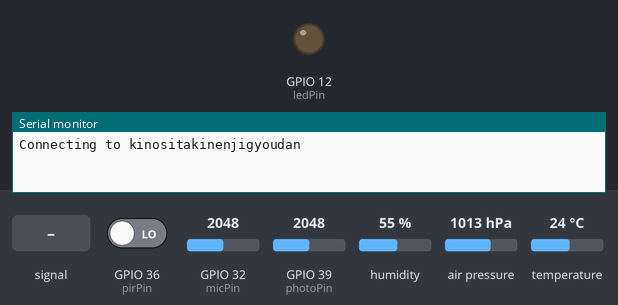
This sketch was run on a simulated ESP32. Parts: output pins drawn as LEDs (lit = HIGH), the last lines printed to the serial monitor. The test bench sets the inputs (shaded band); at power-on: air pressure 1013 hPa, GPIO 32 (micPin) = 2048, GPIO 39 (photoPin) = 2048, GPIO 36 (pirPin) LOW, humidity 55 %, temperature 24 °C. WiFi joins after 1.5 s; servers stay silent unless stated; no MQTT or app messages arrive unless stated.

Above: at 0.1 s.
At 1.51 s:
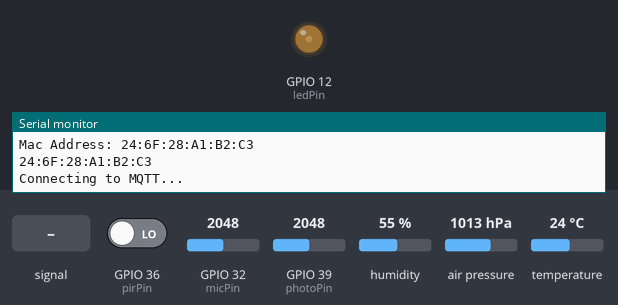
At 3.7 s:
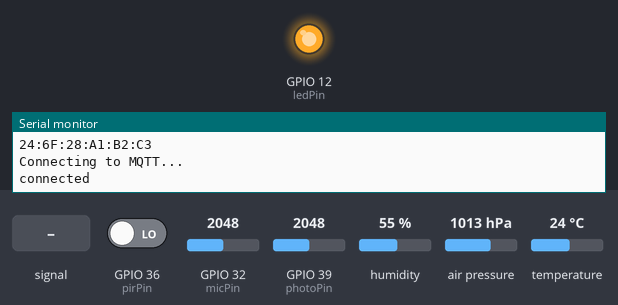
3.8 s: GPIO 32 (micPin) fed a 200 Hz sine of ±327 counts around its level
10.0 s: air pressure set to 952 hPa
16.0 s: GPIO 32 (micPin) set to 2866
28.0 s: GPIO 39 (photoPin) set to 460
34.0 s: GPIO 32 (micPin) fed a 1000 Hz sine of ±1023 counts around its level
40.0 s: GPIO 32 (micPin) fed a 50 Hz sine of ±1228 counts around its level
Timing chart, 0 to 43.0 s (numbered marks = the images above; inputs shaded):
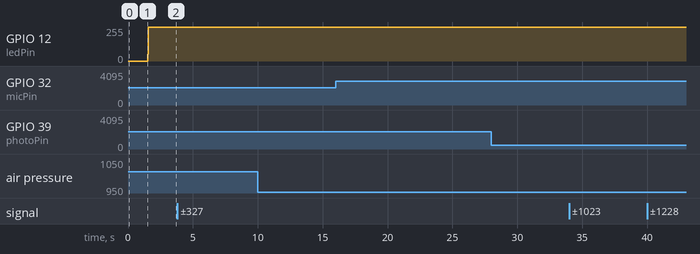

The sketch:

main.ino
```cpp
#include "Adafruit_BME280.h"
#include <IRremote.h>
#include <Wire.h>
#include <WiFiClient.h>
#include <WiFiClientSecure.h>
//#include <WiFiUdp.h>
#include <ArduinoJson.h>
#include <PubSubClient.h>
#include "time.h"

const String ssid     = "kinositakinenjigyoudan";
const String password = "kinositakinenjigyoudan1975";


// Minimal class to replace std::vector
template<typename Data>
class Vector
{
    size_t d_size; // Stores no. of actually stored objects
    size_t d_capacity; // Stores allocated capacity
    Data *d_data; // Stores data
  public:
    Vector() : d_size(0), d_capacity(0), d_data(0) {}; // Default constructor
    Vector(Vector const &other) : d_size(other.d_size), d_capacity(other.d_capacity), d_data(0)
    {
      d_data = (Data *)malloc(d_capacity * sizeof(Data));
      memcpy(d_data, other.d_data, d_size * sizeof(Data));
    }; // Copy constuctor
    ~Vector()
    {
      free(d_data);
    }; // Destructor
    Vector &operator=(Vector const &other)
    {
      free(d_data);

      d_size = other.d_size;
      d_capacity = other.d_capacity;
      d_data = (Data *)malloc(d_capacity * sizeof(Data));
      memcpy(d_data, other.d_data, d_size * sizeof(Data));
      return *this;
    }; // Needed for memory management
    void push_back(Data const &x)
    {
      if (d_capacity == d_size) resize();
      d_data[d_size++] = x;
    }; // Adds new value. If needed, allocates more space
    size_t size() const
    {
      return d_size;
    }; // Size getter
    Data const &operator[](size_t idx) const
    {
      return d_data[idx];
    }; // Const getter
    Data &operator[](size_t idx)
    {
      return d_data[idx];
    }; // Changeable getter
    Data getSum()
    {
      Data sum = 0;
      for (int i = 0; i < size(); i++)
      {
        sum += d_data[i];
      }
      return sum;
    };

    float getMean()
    {
      Data sum = getSum();
      return float(sum) / size();
    };

    float getVar()
    {
      float mean = getMean();
      float var = 0.0;
      for (int i = 0; i < size(); i++)
      {
        var += ((d_data[i] - mean) * (d_data[i] - mean));
      }
      var = var / size();
      return var;
    };
    float getStd()
    {
      float var = getVar();
      return sqrt(var);
    };
  private:
    void resize()
    {
      d_capacity = d_capacity ? d_capacity * 2 : 1;
      Data *newdata = (Data *)malloc(d_capacity * sizeof(Data));
      memcpy(newdata, d_data, d_size * sizeof(Data));
      free(d_data);
      d_data = newdata;
    };// Allocates double the old space
};

class Sensor
{
  public:
    String name;
    virtual float getData() = 0;
    virtual void process() = 0;
    virtual void reset() = 0;
};

class PIRSensor: public Sensor
{
  public:
    int data = 0;
    int pin;
    PIRSensor(int x)
    {
      name = "pir";
      pin = x;
      pinMode(pin, INPUT);
    }
    int readData() {
      return digitalRead(pin);
    }
    void process() {
      int newData = readData();
      if (newData == 1)
      {
        data  = 1;
      }
    }
    void reset()
    {
      data = 0;
    }
    float getData()
    {
      return float(data);
    }
};

class IRSensor: public Sensor
{
  public:
    int data = 0;
    int pin;
    IRrecv *irrecv;
    decode_results results;
    IRSensor(int x)
    {
      name = "ir";
      pin = x;
      init();
    }
    void init() {
      irrecv = new IRrecv(pin);
      irrecv->enableIRIn();//start the receiver
      pinMode(pin, INPUT_PULLUP);
    }
    int readData() {
      if (irrecv->decode(&results))
      {
        irrecv->resume(); //receiver the next value
        return 1;
      }
      return 0;
    }
    void process() {
      int newData = readData();
      if (newData == 1)
      {
        data  = 1;
      }
    }
    void reset()
    {
      data = 0;
    }
    float getData()
    {
      return float(data);
    }
};

class PhotoSensor: public Sensor
{
  public:
    Vector<int> *vec;
    int pin;
    PhotoSensor(int x)
    {
      name = "photo";
      pin = x;
      //      vec = new Vector<int>;
      pinMode(pin, INPUT);
    }
    int readData()
    {
      return analogRead(pin);
    }
    void process()
    {
    }
    void reset()
    {
      //      delete vec;
      //      vec = new Vector<int>;
    }
    float getData()
    {
      return readData();
    }
};

class MicSensor: public Sensor
{
  public:
    Vector<int> *vec;
    int pin;
    MicSensor(int x)
    {
      name = "mic";
      pin = x;
      vec = new Vector<int>;
    }
    int readData()
    {
      return analogRead(pin);
    }
    void process()
    {
      int newData = readData();
      vec->push_back(newData);
    }
    void reset()
    {
      delete vec;
      vec = new Vector<int>;
    }
    float getData()
    {
      return vec->getVar();
    }
};

class BME
{
  public:
    int address;
    Adafruit_BME280 *bmeSensor;
    int sdi;
    int sck;
    BME(int x, int y, int z)
    {
      address = x;
      sdi = y;
      sck = z;
      init();
    }
    void init()
    {
      bmeSensor = new Adafruit_BME280(sdi, sck);
      bool status = bmeSensor->begin(address);
      if (!status)
      {
        Serial.println("Could not find a valid BME280 sensor, check wiring!");
        while (1);
      }
    }
    float getTemp()
    {
      return bmeSensor->readTemperature();
    }
    float getHumid()
    {
      return bmeSensor->readHumidity();
    }
    float getPressure()
    {
      return bmeSensor->readPressure() / 100.0F;
    }
};

class TempSensor: public Sensor
{
  public:
    Vector<float> *vec;
    BME *bme;
    TempSensor(BME *_bme)
    {
      name = "temp";
      bme = _bme;
    }
    float readData()
    {
      return bme->getTemp();
    }
    void process()
    {
    }
    void reset()
    {
      //      delete vec;
      //      vec = new Vector<float>;
    }
    float getData()
    {
      return readData();
    }
};

class HumidSensor: public Sensor
{
  public:
    Vector<float> *vec;
    BME *bme;
    HumidSensor(BME *_bme)
    {
      bme = _bme;
      name = "humid";
      //      vec = new Vector<float>;
    }
    float readData()
    {
      return bme->getHumid();
    }
    void process()
    {
    }
    void reset()
    {
      //      delete vec;
      //      vec = new Vector<float>;
    }
    float getData()
    {
      return readData();
    }
};

class PressureSensor: public Sensor
{
  public:
    Vector<float> *vec;
    BME *bme;
    PressureSensor(BME *_bme)
    {
      bme = _bme;
      name = "pressure";
      //      vec = new Vector<float>;
    }
    float readData()
    {
      return bme->getPressure();
    }
    void process()
    {
    }
    void reset()
    {
      //      delete vec;
      //      vec = new Vector<float>;
    }
    float getData()
    {
      return readData();
    }
};

class LED
{
  public:
    int pin;
    LED(int x)
    {
      pin = x;
      init();
    }
    void init()
    {
      ledcSetup(0, 12800, 8);
      ledcAttachPin(pin, 0);
    }
    void turnOff()
    {
      ledcWrite(0, 0);
    }
    void turnOn(int x)
    {
      ledcWrite(0, x);
    }
};

class Device
{
  public:
    String ssid;
    String password;
    bool wifiConnected = false;

    String mqttServer;
    int mqttPort;
    bool mqttConnected = false;

    String mqttUsername;
    String mqttPassword;

    WiFiClientSecure *wifiClient;
    PubSubClient *mqttClient;

    LED *led;
    String macAdd = "";

    Vector<Sensor*> sensors;

    unsigned long sendStep = 6000;

    Device()
    {
    }
    void init(String _ssid, String _password, String _mqttServer, int _mqttPort, String _mqttUsername, String _mqttPassword, int ledPin)
    {
      ssid = _ssid;
      password = _password;
      mqttServer = _mqttServer;
      mqttPort = _mqttPort;
      mqttUsername = _mqttUsername;
      mqttPassword = _mqttPassword;
      led = new LED(ledPin);

      wifiClient = new WiFiClientSecure();
      mqttClient = new PubSubClient(*wifiClient);

      updateLED();
      connectWifi();
      updateLED();
      connectMqtt();
      updateLED();
    }

    void updateLED()
    {
      if (wifiConnected && mqttConnected)
      {
        led->turnOn(255);
      }
      else if (wifiConnected && !mqttConnected)
      {
        led->turnOn(50);
      }
      else
      {
        led->turnOff();
      }
    }

    void connectMqtt()
    {
      mqttConnected = false;
      mqttClient->setServer(mqttServer.c_str(), mqttPort);
      while (!mqttClient->connected())
      {
        Serial.println(macAdd);
        Serial.println("Connecting to MQTT...");
        if (mqttClient->connect(macAdd.c_str(), mqttUsername.c_str(), mqttPassword.c_str()))
        {
          Serial.println("connected");
          mqttConnected = true;
          updateLED();
        } else {
          Serial.print("Failed. Error state=");
          Serial.print(mqttClient->state());
          Serial.println("");
        }
        delay(1000);
        randomSeed(micros());
      }
    }

    void connectWifi()
    {
      wifiConnected = false;
      Serial.print("Connecting to ");
      Serial.println(ssid);
      WiFi.begin(ssid.c_str(), password.c_str());
      while (WiFi.status() != WL_CONNECTED)
      {
        delay(500);
        Serial.print(".");
      }
      macAdd = WiFi.macAddress();
      Serial.println("");
      Serial.println("WiFi connected.");
      Serial.print("IP address: ");
      Serial.println(WiFi.localIP());
      Serial.print("Mac Address: ");
      Serial.println(macAdd);
      wifiConnected = true;
    }
    void addSensor(Sensor *sensor)
    {
      sensors.push_back(sensor);
    }
    void addSensors(Sensor* sensors[], int s)
    {
      for (int i = 0; i < s; i++)
      {
        addSensor(sensors[i]);
      }
    }
    void collectData()
    {
      for (int i = 0; i < sensors.size(); i++)
      {
        sensors[i]->process();
      }
    }
    void reset()
    {
      for (int i = 0; i < sensors.size(); i++)
      {
        sensors[i]->reset();
      }
    }
    void sendData() {
      StaticJsonBuffer<500> JSONbuffer;
      JsonObject& JSONencoder = JSONbuffer.createObject();
      for (int i = 0; i < sensors.size(); i++)
      {
        JSONencoder[sensors[i]->name] = sensors[i]->getData();
      }
      JSONencoder["token"] = "eyJhbGciOiJIUzI1NiIsInR5cCI6IkpXVCJ9.eyJ1c2VyX25hbWUiOiJsb25ncGhhbSIsInVzZXJfaWQiOjIsImlhdCI6MTU5MDkxOTAyM30.eSDqJY_3J_Grdr0JdjOVRFS3nbETmf3_yR-NNXRW-AQ";
      JSONencoder["device_id"] = macAdd;
      char JSONmessageBuffer[500];
      JSONencoder.printTo(JSONmessageBuffer, sizeof(JSONmessageBuffer));

      Serial.print("Sensor data: ");
      Serial.println(JSONmessageBuffer);


      Serial.println("Sending message to MQTT topic..");
      Serial.println(JSONmessageBuffer);
      Serial.println(macAdd);
      while (!mqttClient->publish("ESP32", JSONmessageBuffer))
      {
        Serial.println("Error sending message");
        Serial.println("Server disconnected, retrying");
        mqttConnected = false;
        updateLED();
        connectMqtt();
        Serial.println("Server reconnected successfully");
      }
      Serial.println("Success sending message");
      mqttClient->loop();
      Serial.println("-------------");
    }
};

//phototransistor
const int photoPin = 39;
//pir sensor
const int pirPin = 36;
//mic sensor
const int micPin = 32;
//remote sensor
int irPin = 34;
//BME
const int sck = 25;
const int sdi = 26;
const int bme_address = 0x76;
// led
const int ledPin = 12;

const String mqttServer = "fc.happysocial.net";
const int mqttPort = 8883;

const String mqttUsername = "esp32";
const String mqttPassword = "fchappy0419";

Device *esp;
BME *bme;
unsigned long startTime;
unsigned long nextCollectTime;
unsigned long nextSendTime;

unsigned long collectStep = 60;
unsigned long sendStep = 6000;
void setup()
{
   WiFi.mode(WIFI_STA);

  Serial.begin(115200);
  esp = new Device();
  esp->init(ssid, password, mqttServer, mqttPort, mqttUsername, mqttPassword, ledPin);
  bme = new BME(bme_address, sdi, sck);
  Sensor* sensors[] = {new PhotoSensor(photoPin), new MicSensor(micPin), new PIRSensor(pirPin), new IRSensor(irPin), new TempSensor(bme), new HumidSensor(bme), new PressureSensor(bme)};
  esp->addSensors(sensors, 7);
  unsigned long now = millis();
  startTime = now;
  nextCollectTime = now + collectStep;
  nextSendTime = now + sendStep;
}

void loop()
{
  unsigned long currentTime = millis();
  if ((currentTime - startTime) > (nextCollectTime - startTime))
  {
    esp->collectData();
    nextCollectTime += collectStep;
  }
  if ((currentTime - startTime) > (nextSendTime - startTime))
  {
    esp->sendData();
    esp->reset();
    nextSendTime += sendStep;
  }
}
```
